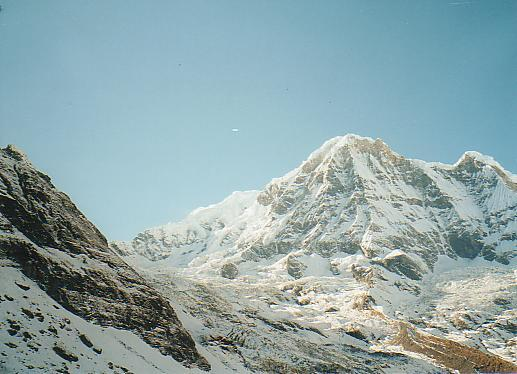
#> input picture CVIP-Project-2/data/mountain1.jpg, 517 x 374 px, found by its file name
$ python Task1.py
#> lines starting #> are read from the running program, lines starting #| are printed output that depends on the picture

# coding: utf-8

# In[24]:


import cv2
import numpy as np
from matplotlib import pyplot as plt
UBIT = 'jayanthk'
np.random.seed(sum([ord(c) for c in UBIT]))
import random
# Reading the images in grey scale
img1 = cv2.imread("D:\\sem1\\cvip\\proj2\\mountain1.jpg", 0)
#> img1: shape (374, 517); min 0, max 255, mean 160
img2 = cv2.imread("D:\\sem1\\cvip\\proj2\\mountain2.jpg", 0)
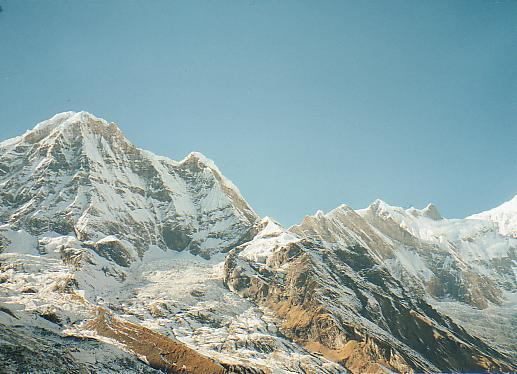
#> input picture CVIP-Project-2/data/mountain2.jpg, 517 x 374 px, found by its file name
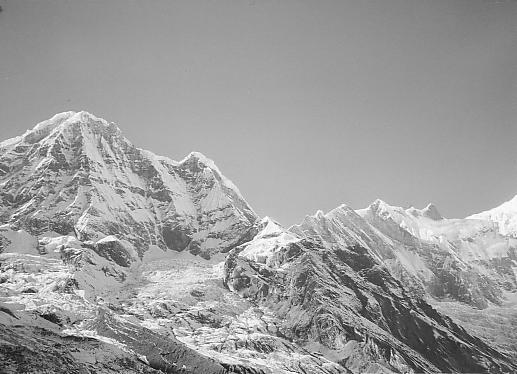
#> img2: shape (374, 517); min 0, max 255, mean 156.2
img1_color = cv2.imread("D:\\sem1\\cvip\\proj2\\mountain1.jpg", 1)
#> img1_color is the input picture: shape (374, 517, 3); mean B, G, R 169.1, 166.7, 143.4
img2_color= cv2.imread("D:\\sem1\\cvip\\proj2\\mountain2.jpg", 1)
#> img2_color is the input picture: shape (374, 517, 3); mean B, G, R 165, 163.3, 138.9
# calling the SIFT fucntion
sift = cv2.xfeatures2d.SIFT_create()
#computing the sift features for img1 and img2
(kp1, d1) = sift.detectAndCompute(img1, None)
#> kp1 = 1028 keypoints; strongest (x, y, size): (68, 322, 2.1), (11, 299, 2.4), (367, 341, 2), (223, 347, 2)
(kp2, d2) = sift.detectAndCompute(img2, None)
#> kp2 = 1070 keypoints; strongest (x, y, size): (258, 329, 2), (412, 311, 2.1), (234, 366, 2), (30, 291, 3.9)
#drawing keypoints
sift1 = cv2.drawKeypoints(img1, kp1, color=(150, 0, 0), outImage=np.array([]))
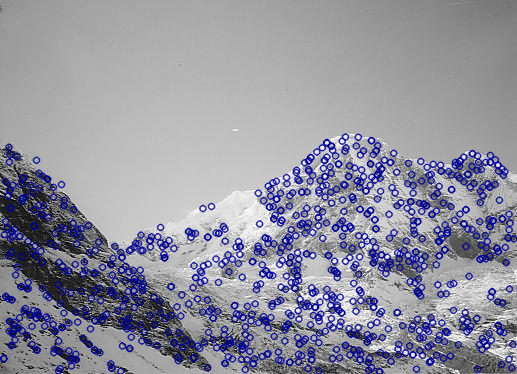
#> sift1: shape (374, 517, 3); mean of channels 0, 1, 2 160.1, 145.5, 145.5; drawn as B, G, R
sift2 = cv2.drawKeypoints(img2, kp2, color=(150, 0, 0), outImage=np.array([]))
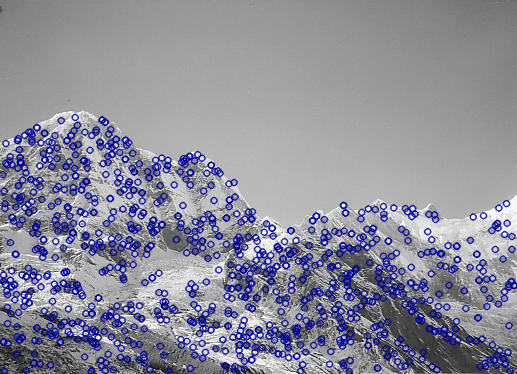
#> sift2: shape (374, 517, 3); mean of channels 0, 1, 2 155.8, 140.7, 140.7; drawn as B, G, R
match_c = 10
print("# keypoints: {}, descriptors: {}".format(len(kp1), d1.shape))
#| # keypoints: 1028, descriptors: (1028, 128)
print("# keypoints: {}, descriptors: {}".format(len(kp2), d2.shape))
#| # keypoints: 1070, descriptors: (1070, 128)
cv2.imwrite("task1 sift1.jpg", sift1)
cv2.imwrite("task1 sift2.jpg", sift2)
FLANN_INDEX_KDTREE = 0
#index parameters and search parameters with FLANN
indexp= dict(algorithm=FLANN_INDEX_KDTREE, trees=5)
searchp = dict(checks=50)
flann = cv2.FlannBasedMatcher(indexp, searchp)
matches = flann.knnMatch(d1, d2, k=2)
#> matches = 1028 matches
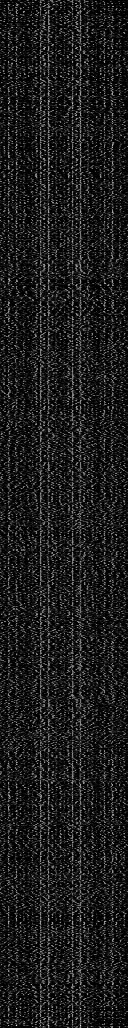
#> d1: shape (1028, 128) float32; min 0, max 218, mean 28.1
g = []
#knn matcher with the condition mentioned
for m, n in matches:
    if m.distance < 0.75 * n.distance:
        g.append(m)
#> after the loop, g = 245 matches
# Fucntion to find inliners - random selection
if (len(g) > match_c):
    #source points
    src_pt = np.float32([kp1[m.queryIdx].pt for m in g]).reshape(-1, 1, 2)
#> src_pt = 245 rows, first 8: [20.58, 286.1], [27.68, 282], [48.58, 297.1], [61, 184], [223, 226], [289.4, 195.2], [292.1, 192.3], [295.8, 172.1]
    # destiantion points
    dst_pt = np.float32([kp2[m.trainIdx].pt for m in g]).reshape(-1, 1, 2)
#> dst_pt = 245 rows, first 8: [10.41, 313.3], [192.6, 346.7], [498.4, 207.5], [506, 203.1], [123.3, 279.4], [5.53, 163], [8.99, 160.3], [17.11, 140.1]
    H, mask = cv2.findHomography(src_pt, dst_pt, cv2.RANSAC, 5.0)
#> H = [[1.59, -0.292, -396], [0.449, 1.43, -190.6], [0.00121, -6.29e-05, 1]]; mask = 245 values, max 1 at index 5, min 0 at index 0, mean 0.976
    matchesMask = mask.ravel().tolist()
#> matchesMask has the same summary as mask
    Mask1 = (mask.ravel()==1).tolist()
#> Mask1 = 245 items, first 6: False, False, False, False, False, True
    #list to the random points
    list_t = []
    #randomly generated points for selecting the inliers
    for i in range(0, 10):
        x = random.randint(0, 244)
        list_t.append(x)
    for i in range(0,len(Mask1)):
        if (i in list_t):
            y =0
        else:
            Mask1[i]=False
#> after the loop, Mask1 = 245 items, first 6: False, False, False, False, False, False
    h, w = img1.shape
#> h = 374; w = 517
    pts = np.float32([[0, 0], [0, h - 1], [w - 1, h - 1], [w - 1, 0]]).reshape(-1, 1, 2)
#> pts = [[0, 0], [0, 373], [516, 373], [516, 0]]
    dst = cv2.perspectiveTransform(pts, H)
#> dst = [[-396, -190.6], [-516.8, 351.4], [196.8, 358.9], [260.9, 25.4]]
#function for wrapping the image - mostly made up of fucntion call
def warpImages(img1, img2, H):
    rows1, cols1 = img1.shape[:2]
#> rows1 = 374; cols1 = 517
    rows2, cols2 = img2.shape[:2]
#> rows2 = 374; cols2 = 517

    list_of_points_1 = np.float32([[0, 0], [0, rows1], [cols1, rows1], [cols1, 0]]).reshape(-1, 1, 2)
#> list_of_points_1 = [[0, 0], [0, 374], [517, 374], [517, 0]]
    temp_points = np.float32([[0, 0], [0, rows2], [cols2, rows2], [cols2, 0]]).reshape(-1, 1, 2)

    list_of_points_2 = cv2.perspectiveTransform(temp_points, H)
#> list_of_points_2 = [[-396, -190.6], [-517.2, 352.9], [197.5, 359.8], [261.7, 25.65]]
    list_of_points = np.concatenate((list_of_points_1, list_of_points_2), axis=0)
#> list_of_points = [[0, 0], [0, 374], [517, 374], [517, 0], [-396, -190.6], [-517.2, 352.9], [197.5, 359.8], [261.7, 25.65]]

    [x_min, y_min] = np.int32(list_of_points.min(axis=0).ravel() - 0.5)
#> x_min = -517; y_min = -191
    [x_max, y_max] = np.int32(list_of_points.max(axis=0).ravel() + 0.5)
#> x_max = 517; y_max = 374

    translation_dist = [-x_min, -y_min]
#> translation_dist = [517, 191]
    H_translation = np.array([[1, 0, translation_dist[0]], [0, 1, translation_dist[1]], [0, 0, 1]])
#> H_translation = [[1, 0, 517], [0, 1, 191], [0, 0, 1]]

    output_img = cv2.warpPerspective(img2, H_translation.dot(H), (x_max - x_min, y_max - y_min))
    output_img[translation_dist[1]:rows1 + translation_dist[1], translation_dist[0]:cols1 + translation_dist[0]] = img1
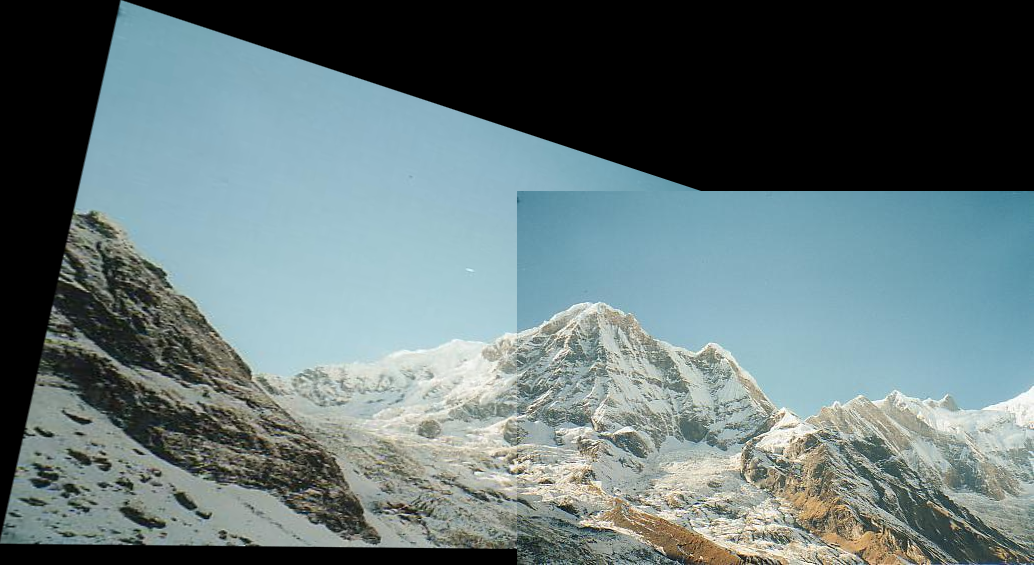
#> output_img: shape (565, 1034, 3); mean B, G, R 118.2, 116.5, 99.6
    return output_img

warp = warpImages(img2_color, img1_color, H)
draw_params = dict(matchColor=(0, 0, 240),
                   singlePointColor=None,
                   matchesMask=matchesMask,
                   flags=2)
#> draw_params = 4 items
params1 = dict(matchColor=(0, 100, 0),
                   singlePointColor=None,
                   matchesMask=Mask1,
                   flags=2)
#> params1 = 4 items

img3 = cv2.drawMatches(img1, kp1, img2, kp2, g, None, **draw_params)
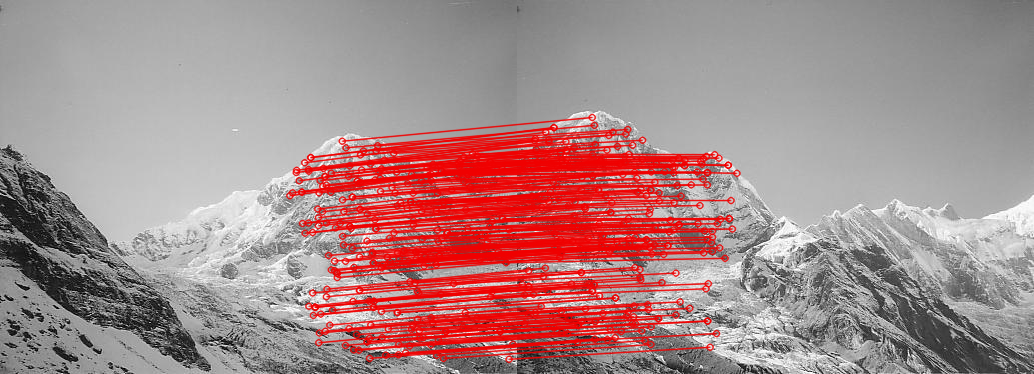
#> img3: shape (374, 1034, 3); mean of channels 0, 1, 2 137.4, 137.4, 168.2; drawn as B, G, R

cv2.imwrite("task1_pano.jpg", warp)
cv2.imwrite("task1_matches_knn.jpg", img3)
#> (the run stopped early here; a loop or call above may not have finished)
